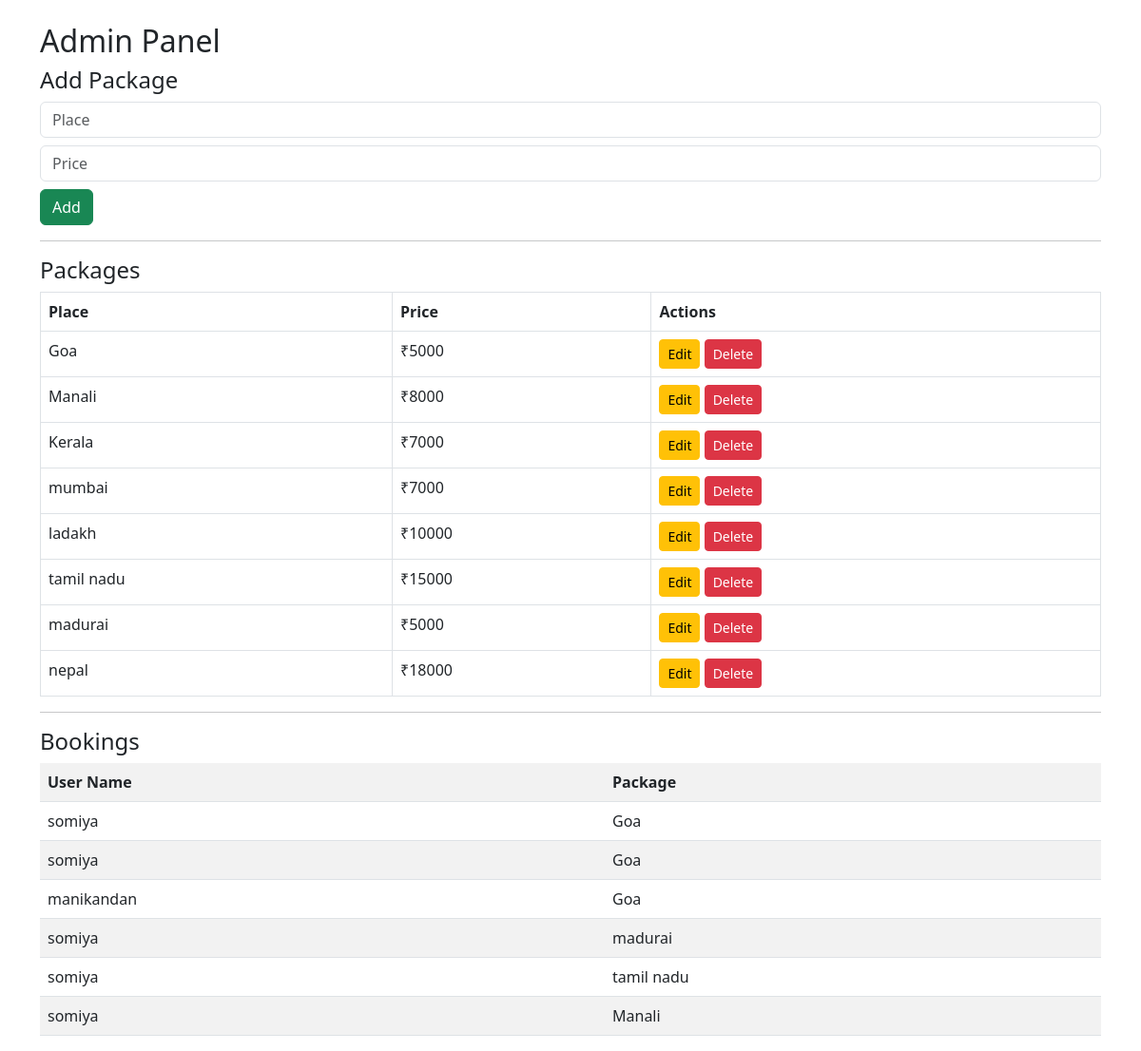
The page /admin on the database its author committed.
### tables this page shows
CREATE TABLE packages (id INTEGER PRIMARY KEY AUTOINCREMENT, place TEXT, price INTEGER);

CREATE TABLE bookings (id INTEGER PRIMARY KEY AUTOINCREMENT, user_id INTEGER, package_id INTEGER);

CREATE TABLE users (id INTEGER PRIMARY KEY AUTOINCREMENT, name TEXT, email TEXT, password TEXT);

### app.py (the view)
@app.route('/admin')
def admin():
    db = get_db()
    bookings = db.execute("""
        SELECT bookings.id, users.name, packages.place
        FROM bookings
        JOIN users ON bookings.user_id = users.id
        JOIN packages ON bookings.package_id = packages.id
    """).fetchall()
    packages = db.execute("SELECT * FROM packages").fetchall()
    return render_template('admin.html', packages=packages, bookings=bookings)

### app.py (called while the page is built)
def get_db():
    conn = sqlite3.connect("database.db")
    conn.row_factory = sqlite3.Row
    return conn

### templates/admin.html (shortened to what this page needs)
<!DOCTYPE html>
<html>
<head>
    <link href="https://cdn.jsdelivr.net/npm/bootstrap@5.3.0/dist/css/bootstrap.min.css" rel="stylesheet">
</head>
<body>
<div class="container mt-4">
<h2>Admin Panel</h2>
<h4>Add Package</h4>
<form method="post" action="/add_package">
    <input name="place" placeholder="Place" class="form-control mb-2">
    <input name="price" placeholder="Price" class="form-control mb-2">
    <button class="btn btn-success">Add</button>
</form>
<hr>
<h4>Packages</h4>
<table class="table table-bordered">
<tr>
    <th>Place</th>
    <th>Price</th>
    <th>Actions</th>
</tr>
{% for p in packages %}
<tr>
    <td>{{p.place}}</td>
    <td>₹{{p.price}}</td>
    <td>
        <a href="/edit_package/{{p.id}}" class="btn btn-warning btn-sm">Edit</a>
        <a href="/delete_package/{{p.id}}" class="btn btn-danger btn-sm">Delete</a>
    </td>
</tr>
{% endfor %}
</table>
<hr>
<h4>Bookings</h4>
<table class="table table-striped">
<tr>
    <th>User Name</th>
    <th>Package</th>
</tr>
{% for b in bookings %}
<tr>
    <td>{{b.name}}</td>
    <td>{{b.place}}</td>
</tr>
{% endfor %}
</table>
</div>
</body>
</html>

### rows shown on the page
packages: place "Goa", price "5000"
packages: place "Manali", price "8000"
packages: place "Kerala", price "7000"
packages: place "mumbai", price "7000"
packages: place "ladakh", price "10000"
packages: place "tamil nadu", price "15000"
packages: place "madurai", price "5000"
packages: place "nepal", price "18000"
bookings: name "somiya", place "Goa"
bookings: name "somiya", place "Goa"
bookings: name "manikandan", place "Goa"
bookings: name "somiya", place "madurai"
bookings: name "somiya", place "tamil nadu"
bookings: name "somiya", place "Manali"
